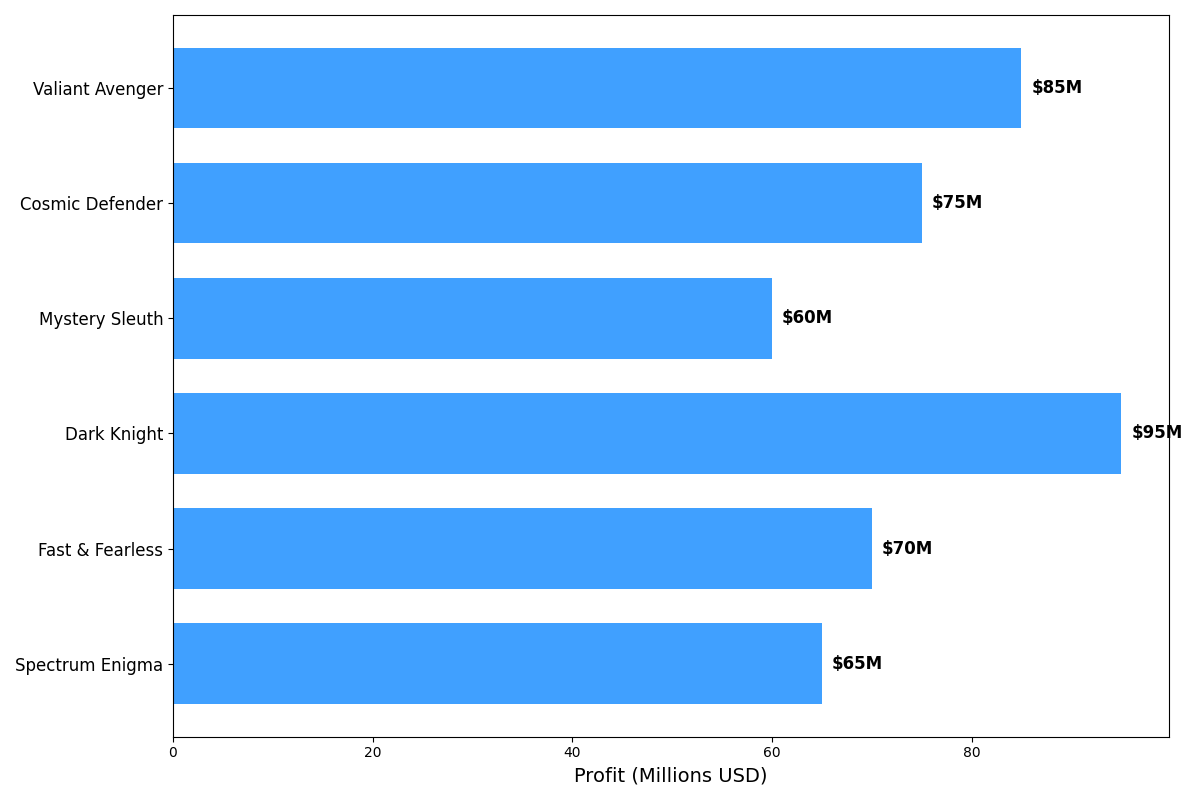

The Python source for this figure:
import matplotlib.pyplot as plt
import numpy as np

comic_series = [
    'Valiant Avenger',
    'Cosmic Defender',
    'Mystery Sleuth',
    'Dark Knight',
    'Fast & Fearless',
    'Spectrum Enigma'
]
annual_profits = [85, 75, 60, 95, 70, 65]

fig, ax = plt.subplots(figsize=(12, 8))
single_color = '#1e90ff'

bars = ax.barh(np.arange(len(comic_series)), annual_profits, color=single_color, height=0.7, alpha=0.85)

for bar in bars:
    ax.annotate(f"${bar.get_width()}M", 
                 xy=(bar.get_width() + 1, bar.get_y() + bar.get_height() / 2),
                 va='center', ha='left', color='black', fontsize=12, fontweight='bold')

ax.set_xlabel('Profit (Millions USD)', fontsize=14)
ax.set_yticks(np.arange(len(comic_series)))
ax.set_yticklabels(comic_series, fontsize=12)

ax.invert_yaxis()

plt.tight_layout()
plt.show()
